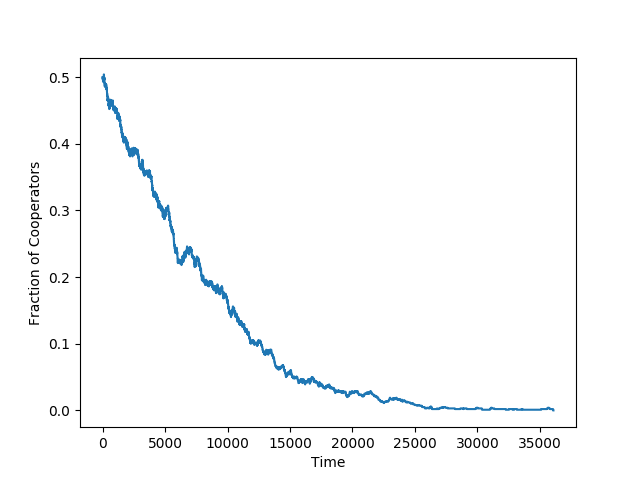

Generate this figure with Python:
import numpy as np
import matplotlib.pyplot as plt
import time

#---------------
#Definitions and Variables
N = int(input('Total size of population : '))
N_type1 = int(input('Number of coop individual : '))
a=3+1
b=0+1
c=5+1
d=1+1
norm=a+b+c+d
payoff_mat = np.array([[4*a,4*b],[4*c,4*d]])/(a+b+c+d+4)
m=4
#---------------
#timing
ttime=time.time()
#----

#---------------
#Initialize player array
coop=np.array([[1],[0]])
defe=np.array([[0],[1]])
#print(np.shape(coop))
player_arr=[]
for i in range(N_type1):
  player_arr.append(coop)
for j in range(N-N_type1):
  player_arr.append(defe)
player_arr = np.random.permutation(player_arr)
player_index_arr=np.arange(N)
total_payoff_arr=np.zeros((N,1))
#---------------

#plotting arrays---
T=[]
frac_pop=[]
#------


#THE_GAME
def The_Game(pay_mat,parr1,parr2):
  temp_payoff_arr=np.zeros((N,1))
  for ind1 in range(len(parr1)):
    temp_payoff_arr[randomize[ind1]]=temp_payoff_arr[randomize[ind1]]+np.dot(pay_mat[parr1[ind1,1]],parr2[ind1])
    temp_payoff_arr[randomize[int((N/2)+ind1)]]=temp_payoff_arr[randomize[int((N/2)+ind1)]]+np.dot(pay_mat[parr2[ind1,1]],parr1[ind1])
  return(temp_payoff_arr)

#Simulation
t=0
while np.sum(player_arr[:,0])!=N and np.sum(player_arr[:,0])!=0:
  t=t+1
  #Permuting the player array
  randomize=np.random.permutation(N)
  player_arr1 = player_arr[randomize[:int(N/2)]]
  player_arr2 = player_arr[randomize[int(N/2):]]
  #PayoffGame----
  payf_p_g = The_Game(payoff_mat,player_arr1,player_arr2)
  total_payoff_arr=total_payoff_arr+payf_p_g
  #death&birth
  birth_ind=np.random.choice(np.arange(N))
  death_ind=np.random.choice(np.arange(N))
  pay=payf_p_g[birth_ind]
  if pay<np.random.random():
    birth_ind=np.random.choice(np.arange(N))
    pay=payf_p_g[birth_ind]
  else:
    pass
  if birth_ind==death_ind:
    death_ind=np.random.choice(np.arange(N))
  else:
    pass
  if player_arr[birth_ind][0]==1:
    player_arr[death_ind]=coop
  else:
    player_arr[death_ind]=defe
  T.append(t)
  frac_pop.append(np.sum(player_arr[:,0]))
print(time.time()-ttime)
plt.plot(T,np.array(frac_pop)/N)
plt.xlabel('Time')
plt.ylabel('Fraction of Cooperators')
plt.savefig('a5q1.png')
plt.show()

